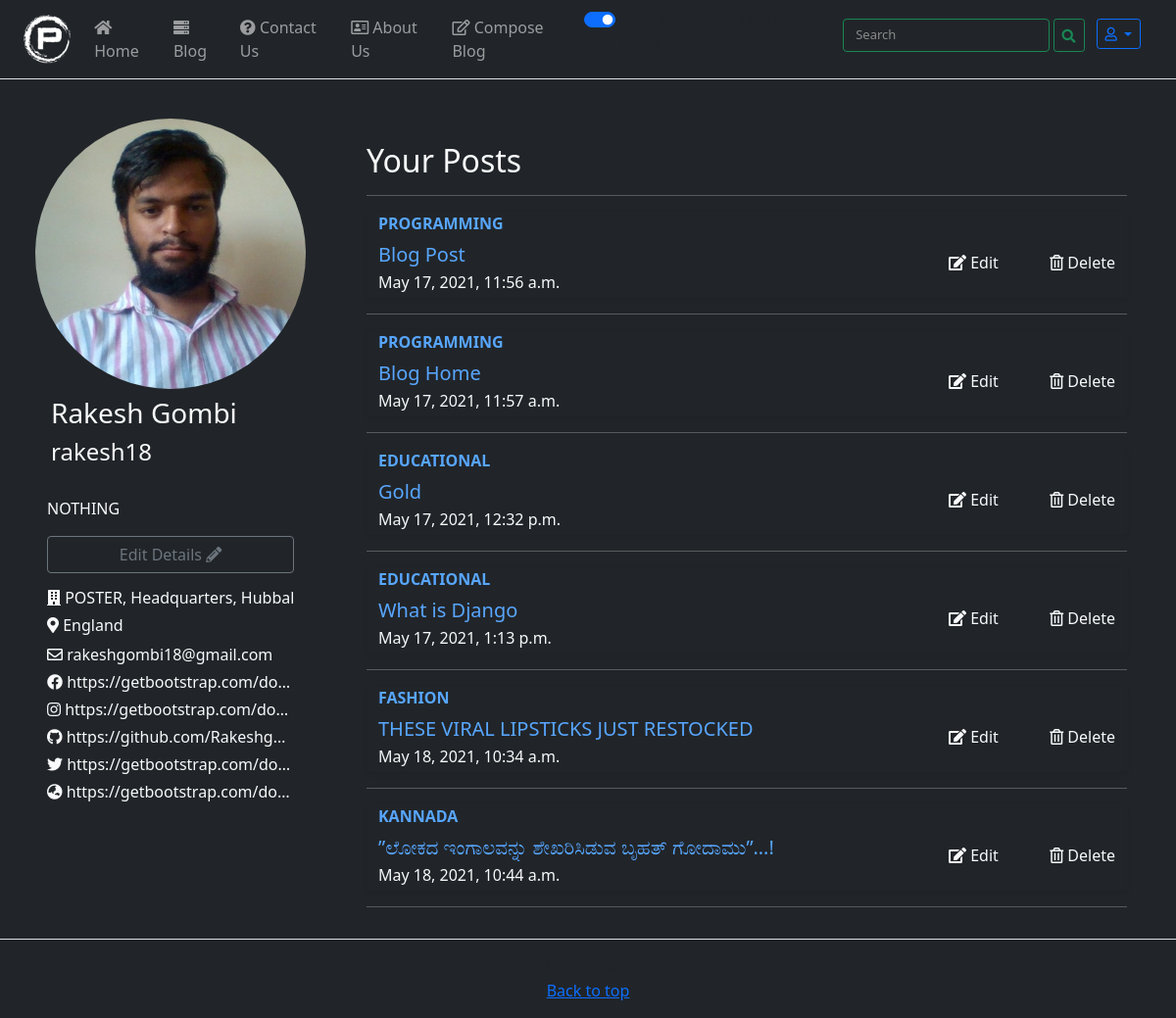
The page /usersettings/rakesh18/ (signed in) on the database as committed earlier.
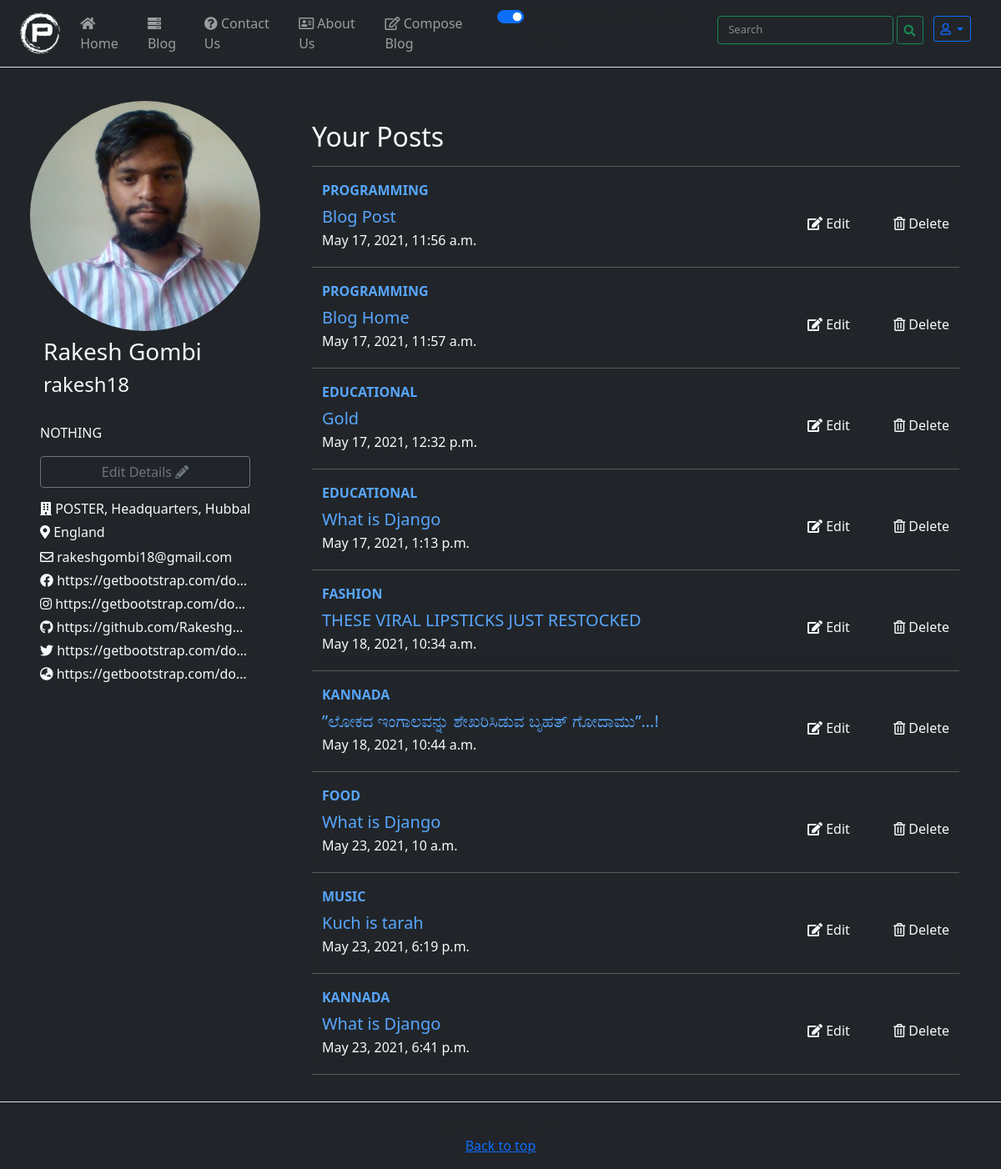
The same page on the database as committed later.
### Home/models.py (models this page shows, shortened)
class Profile(models.Model):
    user = models.OneToOneField(User, null=True, on_delete=models.CASCADE)
    bio = models.TextField()
    organisation = models.CharField(max_length=300, default="")
    country = models.CharField(max_length=50, default="")
    display_pic = ResizedImageField(size=[400, 400], crop=['middle', 'center'],quality=100, upload_to="pic_folder", blank=True, null=True)
    website = models.CharField(max_length=255, null=True, blank=True, default="")
    facebook = models.CharField(max_length=255, null=True, blank=True, default="")
    instagram = models.CharField(max_length=255, null=True, blank=True, default="")
    twitter = models.CharField(max_length=255, null=True, blank=True, default="")
    github = models.CharField(max_length=255, null=True, blank=True, default="")

### Blog/models.py (models this page shows, shortened)
class Post(models.Model):
    sno = models.AutoField(primary_key=True)
    category = models.CharField(max_length=50, default="")
    title = models.CharField(max_length=300, default="")
    author = models.CharField(max_length=255, default="")
    content = RichTextField(blank=True, null=True)
    thumbnail = ResizedImageField(size=[300, 400], crop=['middle', 'center'], quality=100, upload_to="blogThumbs", blank=True, null=True)
    slug = models.CharField(max_length=350)
    views = models.IntegerField(default=0)
    timestamp = models.DateTimeField(auto_now_add=True)

### Home/views.py (the view, shortened to what this page needs)
# urls.py: path('usersettings/<str:slug>/', views.userSettings, name="userSettings"),
def userSettings(request, slug):
    username = get_object_or_404(User, username=slug)
    user = User.objects.filter(username=username).first()
    allPost = Post.objects.filter(author=username)
    profile = Profile.objects.filter(user=user).first()
    print(user)
    context = {"user": user, "profile": profile, "allPosts": allPost}
    if not(request.user.is_authenticated and request.user == username):
        return render(request, "home/userProfile.html", context)
    else:
        return render(request, "home/userSettings.html", context)

### templates/home/usersettings.html (shortened to what this page needs)
{% extends 'base.html' %}
{% load static %}
{% block body %}
{% if user.is_authenticated %}
{% if user.username == profile.user.username %}
<main class="bg-dark text-light row mx-0 py-3">
  <div class="divider" style="width:20px"></div>
  <div class="col px-4 mt-4 col col-lg-3">
    <div class="col">
      <div class=" row">
        <div class="popup col-2 col-lg-12 col-sm-2 p-0 ">
          {% if profile.display_pic %}
          <img src="{{ profile.display_pic.url}}" width="400" height="400">
          {% else %}
          <img src="{% static 'logo/favicon.png' %}" class="" alt="...">
          {% endif %}
        </div>
        <div class="col col col-10 col-lg-12 p-2 px-3 col-sm-10">
          <h3 class="">{{user.first_name}} {{user.last_name}}</h3>
          <h4>{{user.username}}</h4>
        </div>
      </div>
      <div class="col bg-dark  " id="user-details">
        <p class="mt-3">{{profile.bio}}</p>
        <button type="button" class="btn btn-outline-secondary my-1 rounded col-lg-12 bg-dark d-block my-3"
          id="edit-details">Edit
          Details <i class="fas fa-pencil-alt"></i></button>
        <ul class="navbar-nav">
          {% if profile.organisation %}
          <li class="nav-item text-truncate">
            <h6><i class="fa fa-building" aria-hidden="true"></i> {{profile.organisation}}</h6>
          </li>
          {% endif %}
          {% if profile.country %}
          <li class="nav-item text-truncate">
            <h6><i class="fas fa-map-marker-alt"></i> {{profile.country}}</h6>
          </li>
          {% endif %}
          {% if user.email %}
          <li class="nav-item text-truncate mb-1"><a href="mailto:{{user.email}}" target="_blank"
              class="text-light text-decoration-none"><i class="far fa-envelope"></i> {{user.email}}</a></li>
          {% endif %}
          {% if profile.facebook %}
          <li class="nav-item text-truncate mb-1"><a href="{{profile.facebook}}" target="_blank"
              class="text-light text-decoration-none"><i class="fab fa-facebook"></i> {{profile.facebook}}</a></li>
          {% endif %}
          {% if profile.instagram %}
          <li class="nav-item text-truncate mb-1"><a href="{{profile.instagram}}" target="_blank"
              class="text-light text-decoration-none"><i class="fab fa-instagram"></i> {{profile.instagram}}</a></li>
          {% endif %}
          {% if profile.github %}
          <li class="nav-item text-truncate mb-1"><a href="{{profile.github}}" target="_blank"
              class="text-light text-decoration-none"><i class="fab fa-github"></i> {{profile.github}}</a></li>
          {% endif %}
          {% if profile.twitter %}
          <li class="nav-item text-truncate mb-1">
            <a href="{{profile.twitter}}" target="_blank" class="text-light text-decoration-none"><i
                class="fab fa-twitter"></i>
              {{profile.twitter}}</a>
          </li>
          {% endif %}
          {% if profile.website %}
          <li class="nav-item text-truncate mb-1"><a href="{{profile.website}}"
              class="text-light text-decoration-none"><i class="fas fa-globe-asia"></i> {{profile.website}}</a></li>
          {% endif %}
        </ul>
      </div>
    </div>
  </div>
  <div class="container mt-5 col-lg-8">
    {% if allPosts.count > 0 %}
    <h2 class="">Your Posts</h2>
    <hr>
    {% for post in allPosts %}
    <div
      class="row no-gutters rounded overflow-hidden flex-md-row shadow-sm h-md-250 position-relative bg-dark col-lg-12 mx-auto">
      <div class="col d-flex flex-column position-static col-12 col-lg-9">
        <strong class="d-inline-block mb-2 text-link text-uppercase">{{post.category}}</strong>
        <h5 class="mb-1"><a href="/blog/{{post.slug}}" class="text-link">{{ post.title }}</a></h5>
        <div class="mb-1 ">{{post.timestamp}}</div>
      </div>
      <div class="d-flex  justify col col-lg-3 d-flex justify-content-between align-items-center">
        <a href="/blog/{{request.user}}/editpost/{{post.slug}}/" role="button"
          class=" text-decoration-none text-light mt-3"><i class="fas fa-edit"></i> Edit</a>
        <a role="button" class=" text-decorartion-none mt-3 text-light text-decoration-none" data-bs-toggle="modal"
          data-bs-target="#staticBackdrop"><i class="far fa-trash-alt"></i> Delete</a>
      </div>
    </div>
    <hr>
    {% endfor %}
  </div>
  {% else %}
  <h5>No Posts Yet</h5>
  <li class="py-2"><a class="text-decoration-none " href="/blog/composeblog/"><i class="far fa-edit"></i>
      Compose
      Blog</a></li>
  {% endif %}
</main>
{% else %}
you Are not allowed to here! (and you know it)
{% endif %}
{% else %}
You are not the correct user to edit this page...
{% endif %}
{% endblock body %}

### templates/base.html (shortened to what this page needs)
{% load static %}
<!doctype html>
<html lang="en">
<head>
  <link href="https://cdn.jsdelivr.net/npm/bootstrap@5.0.0/dist/css/bootstrap.min.css" rel="stylesheet"
>
  <link rel="stylesheet" href="https://cdnjs.cloudflare.com/ajax/libs/font-awesome/5.15.3/css/all.min.css"
 />
</head>
<body class="bg-dark">
  <header class="border-bottom">
    <nav class="navbar navbar-expand-lg navbar-dark bg-dark">
      <div class="container-fluid px-4 ">
        <a class="navbar-brand logo" href="/"> </a>
        <div class="collapse navbar-collapse" id="navbarSupportedContent">
          <ul class="navbar-nav me-auto mb-2 mb-lg-0">
            <li class="nav-item">
              <a class="nav-link {% block homeactive %}{% endblock homeactive %}" aria-current="page" href="/"><i
                  class="fa fa-home" aria-hidden="true"></i> Home</a>
            </li>
            <li class="nav-item">
              <a class="nav-link {% block blogactive %}{% endblock blogactive %}" aria-current="page" href="/blog/"><i
                  class="fas fa-server"></i> Blog</a>
            </li>
            <li class="nav-item">
              <a class="nav-link {% block contactactive %}{% endblock contactactive %}" aria-current="page"
                href="/contact/"><i class="fa fa-question-circle" aria-hidden="true"></i> Contact Us</a>
            </li>
            <li class="nav-item">
              <a class="nav-link {% block aboutactive %}{% endblock aboutactive %}" aria-current="page"
                href="/about/"><i class="far fa-address-card"></i> About Us</a>
            </li>
            <li class="nav-item">
              <a class="nav-link {% block composeactive %}{% endblock composeactive %}" aria-current="page"
                href="/blog/composeblog/"><i class="far fa-edit"></i> Compose Blog</a>
            </li>
            <li class="nav-item">
              <div class="form-check form-switch">
                <input class="form-check-input" type="checkbox" id="flexSwitchCheckChecked" checked="">
                <label class="form-check-label" for="flexSwitchCheckChecked">Checked switch checkbox input</label>
              </div>
            </li>
          </ul>
          <ul class="navbar-nav mb-2">
            <li class="nav-item ">
              <form class="d-flex" action="/search/" method="GET">{% csrf_token %}
                <input class="form-control flex-auto me-1 border-success input-sm" type="search" placeholder="Search"
                  aria-label="Search" name="query" id="query" style="border: 1px solid #50555c;">
                <button class="btn btn-outline-success btn-sm" type="submit"><i class="fa fa-search"
                    aria-hidden="true"></i></button>
              </form>
            </li>
            <li class="nav-item mt-2 mx-md-2 mt-md-0">
              {% if request.user.is_authenticated %}
              <div class="dropdown mx-1">
                <a class="btn btn-outline-primary dropdown-toggle btn-sm" href="#" role="button" id="dropdownMenuLink"
                  data-bs-toggle="dropdown" aria-expanded="false">
                  <i class="far fa-user"></i>
                </a>
              </div>
              {% endif %}
            </li>
        </div>
      </div>
    </nav>
  </header>
  {% block body %}{% endblock body %}
  <footer class="container-fluid bg-dark my-0 py-3  border-top">
    <p class="mb-0 text-center">© 2021 Poster.com</p>
    <p class="mb-0 text-center">
      <a href="#">Back to top</a>
    </p>
  </footer>
</body>
</html>

### templates/home/usersettings.html (style rules this page uses)
.popup { display: flex; align-items: center; justify-content: center; }
.popup img { width: 100%; height: auto; border-radius: 50%; }
.form-control { border: 1px solid #21262d; background: none; color: #c9d1d9; font-size: small; width: 91%; }
.form-control::placeholder { color: #8a8a8a; }

Rows that differ between the two databases and show on the page:
added Post: category "FOOD", title "What is Django", timestamp "May 23, 2021, 10 a.m."
added Post: category "MUSIC", title "Kuch is tarah", timestamp "May 23, 2021, 6:19 p.m."
added Post: category "KANNADA", title "What is Django", timestamp "May 23, 2021, 6:41 p.m."
